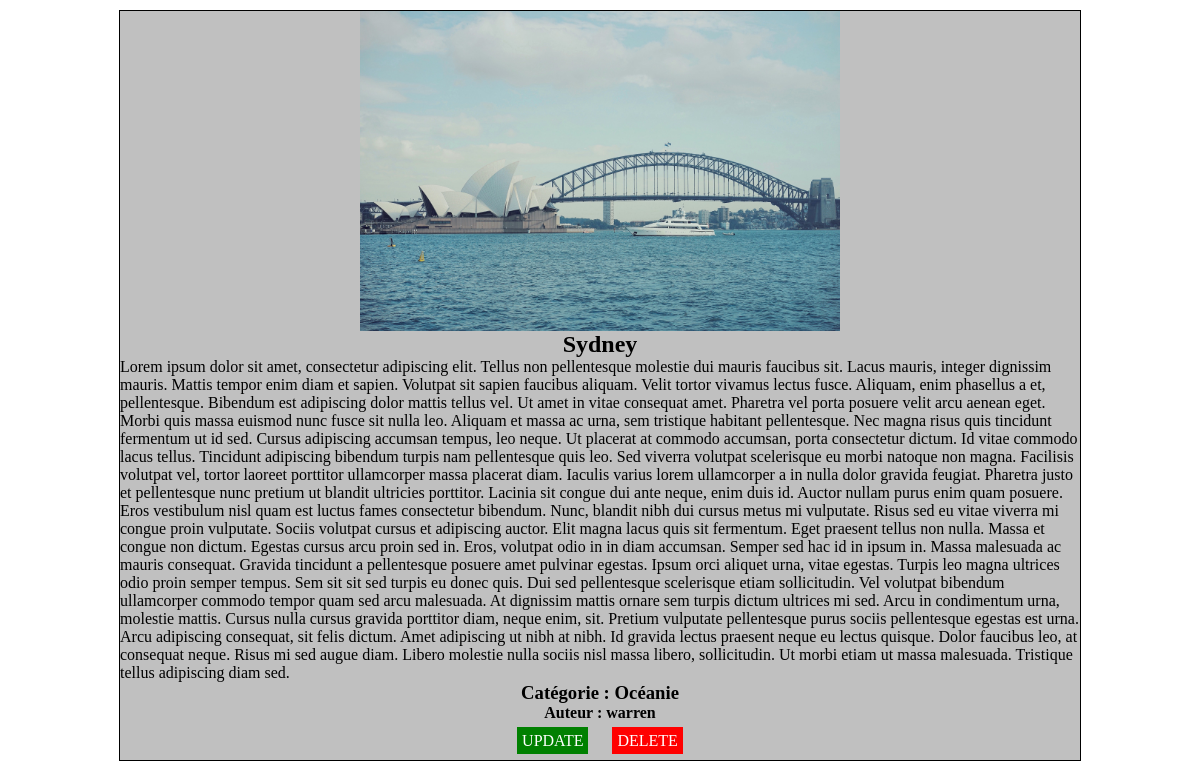
Screenshot of /admin_suite.php?id=5 (signed in) with the database file from the repository.
### tables this page shows
CREATE TABLE IF NOT EXISTS `articles` (
  `id_article` int NOT NULL AUTO_INCREMENT,
  `title` varchar(255) NOT NULL,
  `content` text NOT NULL,
  `image` varchar(255) NOT NULL,
  `id_category` int NOT NULL,
  `id_user` int NOT NULL,
  PRIMARY KEY (`id_article`)
);

CREATE TABLE IF NOT EXISTS `categories` (
  `id_category` int NOT NULL AUTO_INCREMENT,
  `category` varchar(255) NOT NULL,
  `image_cat` varchar(255) NOT NULL,
  PRIMARY KEY (`id_category`)
);

CREATE TABLE IF NOT EXISTS `users` (
  `id_user` int NOT NULL AUTO_INCREMENT,
  `username` varchar(255) NOT NULL,
  `password` varchar(255) NOT NULL,
  PRIMARY KEY (`id_user`)
);

### admin_suite.php (the view, shortened to what this page needs)
<?php
require_once 'connect.php';
$idArticle = $_GET['id'];
$req = $db->prepare('SELECT `id_article`, `title`, `content`, `image`, `category`, `username` FROM `articles` INNER JOIN  `categories` ON articles.id_category = categories.id_category INNER JOIN  `users` ON articles.id_user = users.id_user WHERE articles.id_article = :id');
$req->bindParam('id', $idArticle, PDO::PARAM_INT);
$req->execute();
$articles = $req->fetchAll(PDO::FETCH_ASSOC);
if(isset($_SESSION['username'])) {
    foreach($articles as $article) {
        ?>
        <article>
            <img src='<?=$article['image']?>'>
            <h2><?=$article['title']?></h2>
            <p><?=$article['content']?></p>
            <h3>Catégorie : <?=$article['category']?></h3>
            <h4>Auteur : <?=$article['username']?></h4>
            <div class="btns">
                <a href="update.php?id=<?=$article['id_article']?>"class="upBtn">Update</a>
                <a href="delete.php?id=<?=$article['id_article']?>"class="delBtn">Delete</a>
            </div>
        </article>
    <?php
    }
    require 'views/template_admin.php';
} else {
    echo 'Vous n\'êtes pas connecté. <a href="login.php">Cliquez ici</a> pour vous connectez.';
}   ?>

### views/css/style_admin.css (style rules this page uses)
* { margin: 0; padding: 0; }
article { width: 80%; margin: 10px auto; display: flex; flex-direction: column; align-items: center; background-color: silver; border: 1px solid black; }
img { width: 50%; }
.btns { margin: 10px; text-transform: uppercase; }
.upBtn { color: white; text-decoration: none; background-color: green; margin: 10px; padding: 5px; }
.delBtn { color: white; text-decoration: none; background-color: red; margin: 10px; padding: 5px; }

### rows the page displays
articles: title "Sydney", content "Lorem ipsum dolor sit amet, consectetur adipiscing elit. Tellus non pellentesque molestie dui mauris faucibus sit. Lacus mauris, integer dignissim mauris. Mattis tempor enim diam et sapien. Volutpat sit sapien faucibus aliquam. Velit tortor vivamus lectus fusce. Aliquam, enim phasellus a et, pellentesque. Bibendum est adipiscing dolor mattis tellus vel. Ut amet in vitae consequat amet. Pharetra vel porta posuere velit arcu aenean eget. Morbi quis massa euismod nunc fusce sit nulla leo. Aliquam et massa ac urna, sem tristique habitant pellentesque. Nec magna risus quis tincidunt fermentum ut id sed. Cursus adipiscing accumsan tempus, leo neque. Ut placerat at commodo accumsan, porta…", id_category.category "Océanie", id_user.username "warren"
